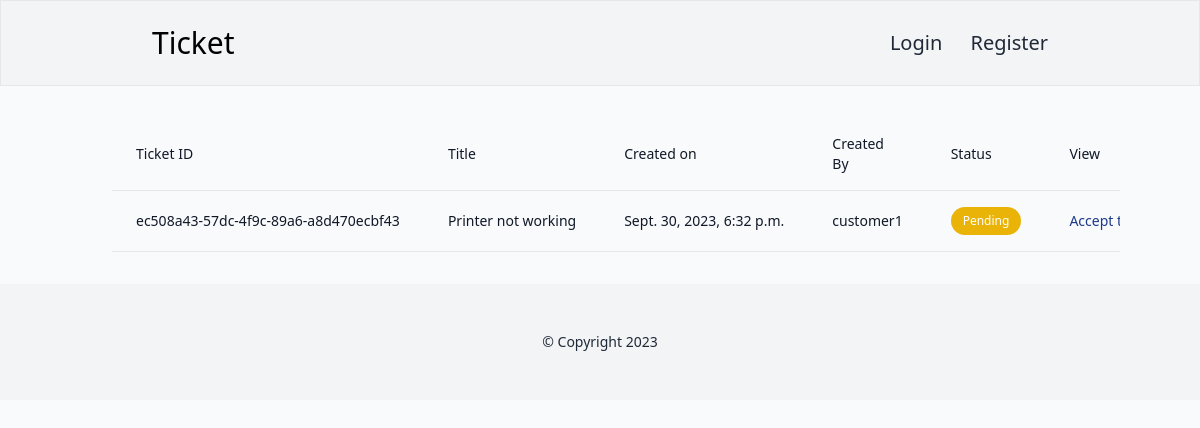
Page /ticket/ticket-queue/ on the earlier database version.
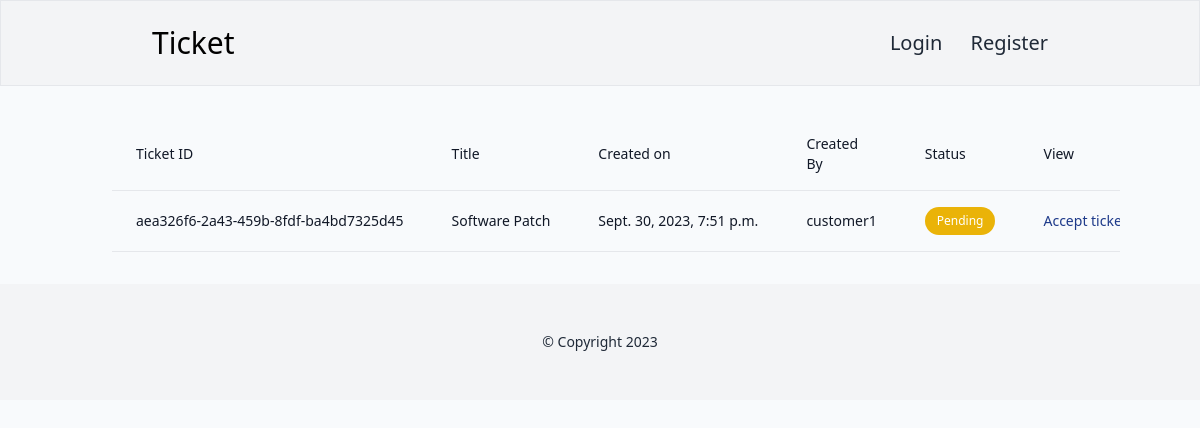
Same page on the later database version.
### ticket/models.py (models this page shows, shortened)
class Ticket(models.Model):
    status_choices=(
        ('Active','Active'),
        ('Completed','Completed'),
        ('Pending','Pending')
    )
    ticket_number=models.UUIDField(default=uuid.uuid4)
    title=models.CharField(max_length=100)
    description=models.TextField()
    created_by=models.ForeignKey(User,on_delete=models.CASCADE, related_name='created_by')
    date_created=models.DateTimeField(auto_now_add=True)
    assigned_to=models.ForeignKey(User,on_delete=models.DO_NOTHING,null=True, blank=True)
    is_resolved=models.BooleanField(default=False)
    accepted_date=models.DateTimeField(null=True, blank=True)
    closed_date=models.DateTimeField(null=True,blank=True)
    ticket_status=models.CharField(max_length=15, choices=status_choices)

### users/models.py (models this page shows)
class User(AbstractUser):
    is_customer=models.BooleanField(default=False)
    is_engineer=models.BooleanField(default=False)
    def __str__(self):
        return self.username

### ticket/views.py (the view)
# urls.py: path('ticket-queue/', ticket_queue, name='ticket-queue'),
def ticket_queue(request):
    tickets=Ticket.objects.filter(ticket_status='Pending')
    return render(request,'ticket/ticket_queue.html',{'tickets':tickets})

### templates/ticket/ticket_queue.html (shortened to what this page needs)
{% extends 'base.html' %}
{% block content %}
<div class="container mx-auto p-6">
    <div class="flex flex-col">
        <div class="overflow-x-auto sm:-mx-6 lg:-mx-8">
            <div class="py-2 inline-block min-w-full sm:px-6 lg:px-8">
                <div class="overflow-hidden">
                    <table class="min-w-full">
                        <thead class="border-b">
                            <tr>
                                <th scope="col" class="text-sm font-medium text-gray-900 px-6 py-4 text-left">Ticket ID</th>
                                <th scope="col" class="text-sm font-medium text-gray-900 px-6 py-4 text-left">Title</th>
                                <th scope="col" class="text-sm font-medium text-gray-900 px-6 py-4 text-left">Created on</th>
                                <th scope="col" class="text-sm font-medium text-gray-900 px-6 py-4 text-left">Created By</th>
                                <th scope="col" class="text-sm font-medium text-gray-900 px-6 py-4 text-left">Status</th>
                                <th scope="col" class="text-sm font-medium text-gray-900 px-6 py-4 text-left">View</th>
                            </tr>
                        </thead>
                        <tbody>
                            {% for ticket in tickets %}
                            <tr class="border-b">
                                <td class="px-6 py-4 whitespace-nowrap text-sm font-medium text-gray-900">{{ticket.ticket_number}}</td>
                                <td class="text-sm text-gray-900 font-light px-6 py-4 whitespace-nowrap">{{ticket.title}}</td>
                                <td class="text-sm text-gray-900 font-light px-6 py-4 whitespace-nowrap">{{ticket.date_created}}</td>
                                <td class="text-sm text-gray-900 font-light px-6 py-4 whitespace-nowrap">{{ticket.created_by}}</td>
                                <td class="text-sm text-gray-900 font-light px-6 py-4 whitespace-nowrap">
                                {% if ticket.ticket_status == 'Active' %}
                                <span class="inline-flex items-center gap-1.5 py-1.5 px-3 rounded-full text-xs font-medium bg-green-500 text-white">Active</span>
                                    {% elif ticket.ticket_status == 'Pending' %}
                                    <span class="inline-flex items-center gap-1.5 py-1.5 px-3 rounded-full text-xs font-medium bg-yellow-500 text-white">Pending</span>
                                    {% elif ticket.ticket_status == 'Completed' %}
                                    <span class="inline-flex items-center gap-1.5 py-1.5 px-3 rounded-full text-xs font-medium bg-red-500 text-white">Completed</span>
                                    {% endif %}
                                </td>
                                <td class="text-sm text-blue-900 font-light px-6 py-4 whitespace-nowrap">
                                    <a href="{% url 'accept-ticket' ticket.pk %}">Accept ticket</a></td>
                            </tr>
                            {% endfor %}
                        </tbody>
                    </table>
                </div>
            </div>
        </div>
    </div>
</div>
{% endblock %}

Differences in the rows shown:
no longer on this page (row edited): Ticket: ticket_number "ec508a43-57dc-4f9c-89a6-a8d470ecbf43", title "Printer not working", date_created "Sept. 30, 2023, 6:32 p.m.", created_by "customer1", ticket_status "Pending"
added Ticket: ticket_number "aea326f6-2a43-459b-8fdf-ba4bd7325d45", title "Software Patch", date_created "Sept. 30, 2023, 7:51 p.m.", created_by "customer1", ticket_status "Pending"
